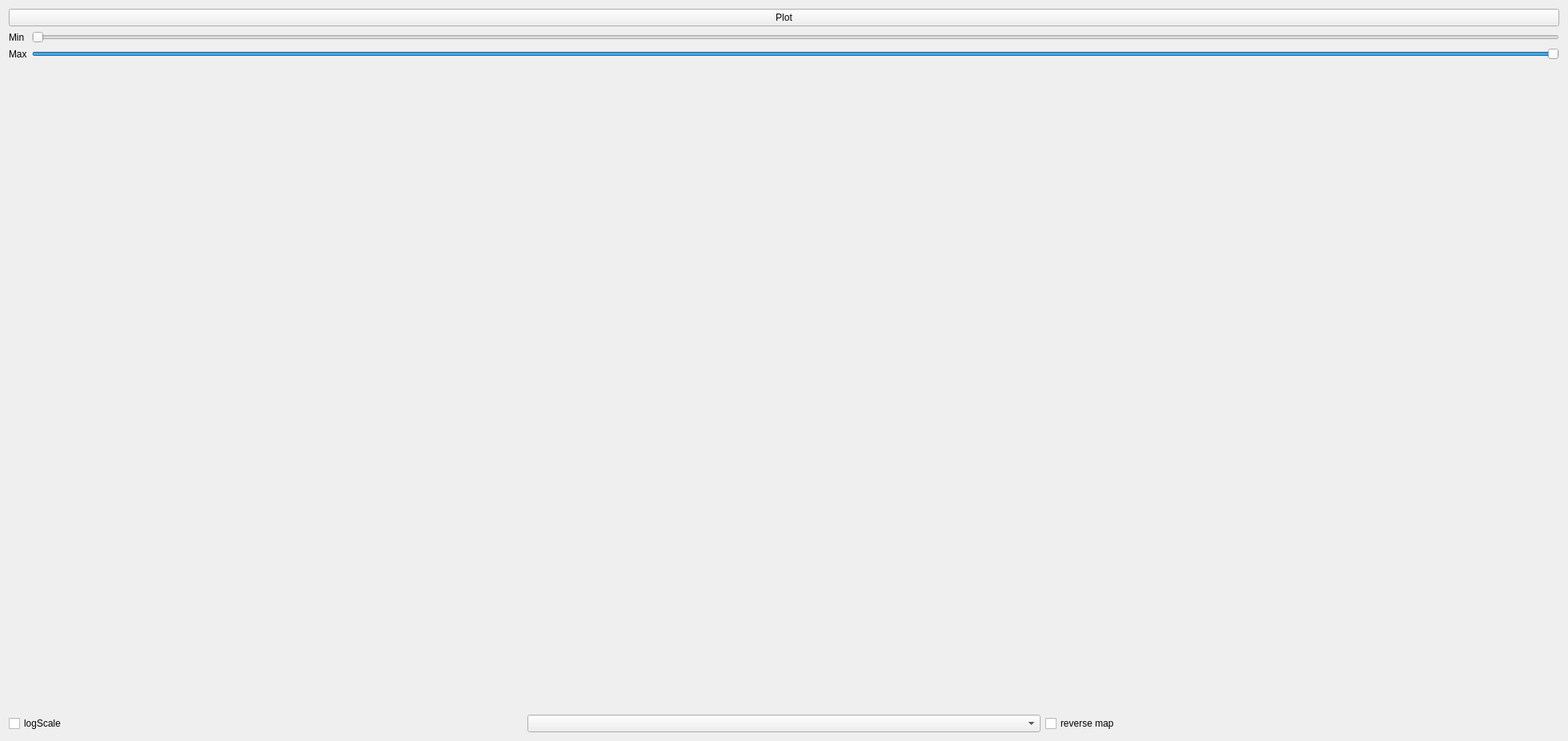
<?xml version="1.0" encoding="UTF-8"?>
<ui version="4.0">
 <class>tof_powder_plot</class>
 <widget class="QWidget" name="tof_powder_plot">
  <property name="geometry">
   <rect>
    <x>0</x>
    <y>0</y>
    <width>1965</width>
    <height>929</height>
   </rect>
  </property>
  <property name="windowTitle">
   <string>Form</string>
  </property>
  <layout class="QVBoxLayout" name="verticalLayout_2">
   <item>
    <widget class="QPushButton" name="pB_plot">
     <property name="text">
      <string>Plot</string>
     </property>
    </widget>
   </item>
   <item>
    <layout class="QFormLayout" name="formLayout">
     <item row="0" column="0">
      <widget class="QLabel" name="l_min">
       <property name="text">
        <string>Min</string>
       </property>
      </widget>
     </item>
     <item row="1" column="0">
      <widget class="QLabel" name="l_max">
       <property name="text">
        <string>Max</string>
       </property>
      </widget>
     </item>
     <item row="0" column="1">
      <widget class="QSlider" name="sl_min">
       <property name="minimum">
        <number>0</number>
       </property>
       <property name="maximum">
        <number>1000</number>
       </property>
       <property name="orientation">
        <enum>Qt::Horizontal</enum>
       </property>
      </widget>
     </item>
     <item row="1" column="1">
      <widget class="QSlider" name="sl_max">
       <property name="minimum">
        <number>0</number>
       </property>
       <property name="maximum">
        <number>1000</number>
       </property>
       <property name="value">
        <number>1000</number>
       </property>
       <property name="sliderPosition">
        <number>1000</number>
       </property>
       <property name="orientation">
        <enum>Qt::Horizontal</enum>
       </property>
      </widget>
     </item>
    </layout>
   </item>
   <item>
    <layout class="QVBoxLayout" name="plot_layout">
     <item>
      <layout class="QHBoxLayout" name="plot_head_layout">
       <item>
        <widget class="QCheckBox" name="cB_log_scale">
         <property name="text">
          <string>logScale</string>
         </property>
        </widget>
       </item>
       <item>
        <widget class="QComboBox" name="combB_colormap">
         <property name="iconSize">
          <size>
           <width>400</width>
           <height>32</height>
          </size>
         </property>
        </widget>
       </item>
       <item>
        <widget class="QCheckBox" name="cB_reverse_colormap">
         <property name="text">
          <string>reverse map</string>
         </property>
        </widget>
       </item>
      </layout>
     </item>
    </layout>
   </item>
  </layout>
 </widget>
 <resources/>
 <connections/>
</ui>
